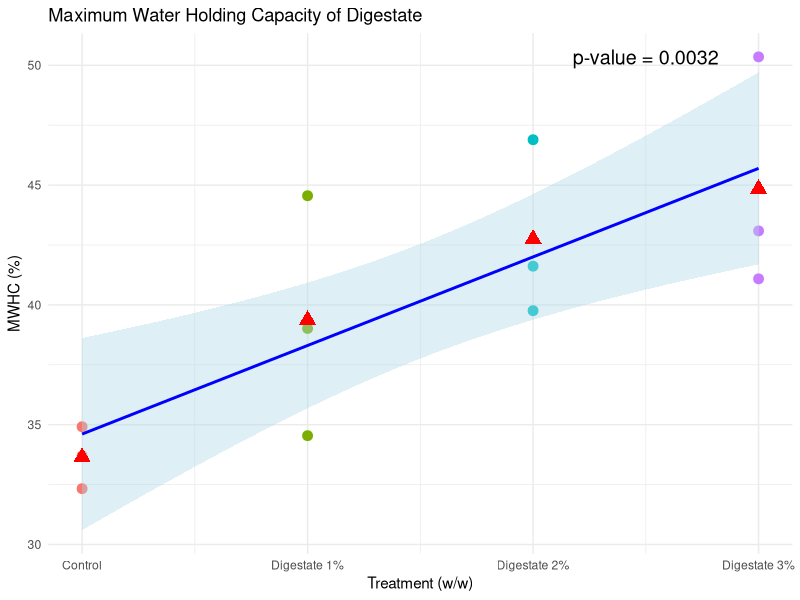

Reproduce this figure in R.
library(readxl)
library(ggplot2)
library(dplyr)

data <- read_excel("MWHC_Exp1_Digestate_Regression.xlsx")

# Factor as categorical
data$Treatment <- as.factor(data$Treatment)

#Mean,sd,se
treatment_means <- data %>%
  group_by(Treatment) %>%
  summarize(Mean_MWHC = mean(MWHC, na.rm = TRUE))

regression_model <- lm(MWHC ~ as.numeric(Treatment), data = data)

separate_means_model <- lm(MWHC ~ Treatment, data = data)

#ANOVA lack of fit
lack_of_fit_table <- anova(regression_model, separate_means_model)
print("ANOVA Lack-of-Fit Table:")
print(lack_of_fit_table)

p_value <- summary(regression_model)$coefficients[2, 4]

#Plot
ggplot(data, aes(x = as.numeric(Treatment), y = MWHC)) +
  geom_point(aes(color = Treatment), size = 3) + 
  geom_smooth(method = "lm", se = TRUE, color = "blue", fill = "lightblue") + 
  geom_point(data = treatment_means, aes(x = as.numeric(Treatment), y = Mean_MWHC), 
             color = "red", size = 4, shape = 17) + 
  labs(
    title = "Maximum Water Holding Capacity of Digestate",
    x = "Treatment (w/w)",
    y = "MWHC (%)"
  ) +
  theme_minimal() +
  scale_x_continuous(
    breaks = 1:length(levels(data$Treatment)), 
    labels = levels(data$Treatment)
  ) +
  theme(legend.position = "none") + 
  annotate("text", x = max(as.numeric(data$Treatment)) - 0.5, y = max(data$MWHC), 
           label = paste("p-value =", round(p_value, 4)), size = 5, color = "black")
